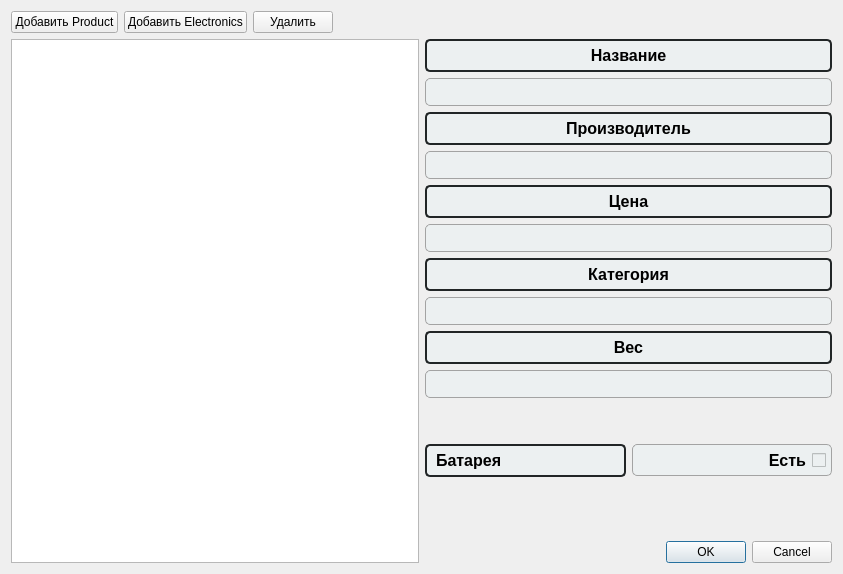
<?xml version="1.0" encoding="UTF-8"?>
<ui version="4.0">
 <class>EditDialog</class>
 <widget class="QDialog" name="EditDialog">
  <property name="geometry">
   <rect>
    <x>0</x>
    <y>0</y>
    <width>843</width>
    <height>574</height>
   </rect>
  </property>
  <property name="windowTitle">
   <string>Dialog</string>
  </property>
  <layout class="QVBoxLayout" name="verticalLayout_4">
   <item>
    <layout class="QHBoxLayout" name="horizontalLayout_2">
     <item>
      <widget class="QPushButton" name="addProduct">
       <property name="text">
        <string>Добавить Product</string>
       </property>
       <property name="icon">
        <iconset theme="QIcon::ThemeIcon::ListAdd"/>
       </property>
      </widget>
     </item>
     <item>
      <widget class="QPushButton" name="addElectronics">
       <property name="text">
        <string>Добавить Electronics</string>
       </property>
       <property name="icon">
        <iconset theme="QIcon::ThemeIcon::ListAdd"/>
       </property>
      </widget>
     </item>
     <item>
      <widget class="QPushButton" name="delete_2">
       <property name="text">
        <string>Удалить</string>
       </property>
       <property name="icon">
        <iconset theme="QIcon::ThemeIcon::EditDelete"/>
       </property>
      </widget>
     </item>
     <item>
      <spacer name="horizontalSpacer">
       <property name="orientation">
        <enum>Qt::Orientation::Horizontal</enum>
       </property>
       <property name="sizeHint" stdset="0">
        <size>
         <width>40</width>
         <height>20</height>
        </size>
       </property>
      </spacer>
     </item>
    </layout>
   </item>
   <item>
    <layout class="QHBoxLayout" name="horizontalLayout">
     <item>
      <layout class="QVBoxLayout" name="verticalLayout">
       <item>
        <widget class="QListWidget" name="listWidget"/>
       </item>
      </layout>
     </item>
     <item>
      <layout class="QVBoxLayout" name="verticalLayout_3">
       <item>
        <layout class="QVBoxLayout" name="verticalLayout_5">
         <item>
          <widget class="QLabel" name="labelName">
           <property name="font">
            <font>
             <family>Arial</family>
             <pointsize>-1</pointsize>
             <italic>false</italic>
             <bold>true</bold>
            </font>
           </property>
           <property name="styleSheet">
            <string notr="true">QLabel {
    color: #000000;               /* Цвет текста */
    font: bold 16px Arial;       /* Шрифт и размер */
    border: 2px solid #212526;   /* Рамка */
    border-radius: 5px;          /* Скругление углов */
	padding: 5px;				 /* Внутренний отступ */
    background-color: #ecf0f1;   /* Цвет фона */
}
</string>
           </property>
           <property name="text">
            <string>Название</string>
           </property>
           <property name="alignment">
            <set>Qt::AlignmentFlag::AlignCenter</set>
           </property>
          </widget>
         </item>
         <item>
          <widget class="QLineEdit" name="lineEditName">
           <property name="styleSheet">
            <string notr="true">QLineEdit {
    color: #000000;                /* Цвет текста */
    background-color: #ecf0f1;     /* Цвет фона */
    border: 1px solid #a3a3a3;     /* Рамка */
    border-radius: 5px;            /* Скругление углов */
    padding: 5px;                  /* Внутренние отступы */
    font: 14px &quot;Arial&quot;;            /* Шрифт и размер */
}</string>
           </property>
           <property name="alignment">
            <set>Qt::AlignmentFlag::AlignCenter</set>
           </property>
          </widget>
         </item>
        </layout>
       </item>
       <item>
        <layout class="QVBoxLayout" name="verticalLayout_6">
         <item>
          <widget class="QLabel" name="labelManufacor">
           <property name="font">
            <font>
             <family>Arial</family>
             <pointsize>-1</pointsize>
             <italic>false</italic>
             <bold>true</bold>
            </font>
           </property>
           <property name="styleSheet">
            <string notr="true">QLabel {
    color: #000000;               /* Цвет текста */
    font: bold 16px Arial;       /* Шрифт и размер */
    border: 2px solid #212526;   /* Рамка */
    border-radius: 5px;          /* Скругление углов */
	padding: 5px;				 /* Внутренний отступ */
    background-color: #ecf0f1;   /* Цвет фона */
}</string>
           </property>
           <property name="text">
            <string>Производитель</string>
           </property>
           <property name="alignment">
            <set>Qt::AlignmentFlag::AlignCenter</set>
           </property>
          </widget>
         </item>
         <item>
          <widget class="QLineEdit" name="lineEditManufactor">
           <property name="styleSheet">
            <string notr="true">QLineEdit {
    color: #000000;                /* Цвет текста */
    background-color: #ecf0f1;     /* Цвет фона */
    border: 1px solid #a3a3a3;     /* Рамка */
    border-radius: 5px;            /* Скругление углов */
    padding: 5px;                  /* Внутренние отступы */
    font: 14px &quot;Arial&quot;;            /* Шрифт и размер */
}</string>
           </property>
           <property name="alignment">
            <set>Qt::AlignmentFlag::AlignCenter</set>
           </property>
          </widget>
         </item>
        </layout>
       </item>
       <item>
        <layout class="QVBoxLayout" name="verticalLayout_7">
         <item>
          <widget class="QLabel" name="labelPrice">
           <property name="font">
            <font>
             <family>Arial</family>
             <pointsize>-1</pointsize>
             <italic>false</italic>
             <bold>true</bold>
            </font>
           </property>
           <property name="styleSheet">
            <string notr="true">QLabel {
    color: #000000;               /* Цвет текста */
    font: bold 16px Arial;       /* Шрифт и размер */
    border: 2px solid #212526;   /* Рамка */
    border-radius: 5px;          /* Скругление углов */
	padding: 5px;				 /* Внутренний отступ */
    background-color: #ecf0f1;   /* Цвет фона */
}</string>
           </property>
           <property name="text">
            <string>Цена</string>
           </property>
           <property name="alignment">
            <set>Qt::AlignmentFlag::AlignCenter</set>
           </property>
          </widget>
         </item>
         <item>
          <widget class="QLineEdit" name="lineEditPrice">
           <property name="styleSheet">
            <string notr="true">QLineEdit {
    color: #000000;                /* Цвет текста */
    background-color: #ecf0f1;     /* Цвет фона */
    border: 1px solid #a3a3a3;     /* Рамка */
    border-radius: 5px;            /* Скругление углов */
    padding: 5px;                  /* Внутренние отступы */
    font: 14px &quot;Arial&quot;;            /* Шрифт и размер */
}</string>
           </property>
           <property name="alignment">
            <set>Qt::AlignmentFlag::AlignCenter</set>
           </property>
          </widget>
         </item>
        </layout>
       </item>
       <item>
        <layout class="QVBoxLayout" name="verticalLayout_8">
         <item>
          <widget class="QLabel" name="labelCategory">
           <property name="font">
            <font>
             <family>Arial</family>
             <pointsize>-1</pointsize>
             <italic>false</italic>
             <bold>true</bold>
            </font>
           </property>
           <property name="styleSheet">
            <string notr="true">QLabel {
    color: #000000;               /* Цвет текста */
    font: bold 16px Arial;       /* Шрифт и размер */
    border: 2px solid #212526;   /* Рамка */
    border-radius: 5px;          /* Скругление углов */
	padding: 5px;				 /* Внутренний отступ */
    background-color: #ecf0f1;   /* Цвет фона */
}</string>
           </property>
           <property name="text">
            <string>Категория</string>
           </property>
           <property name="alignment">
            <set>Qt::AlignmentFlag::AlignCenter</set>
           </property>
          </widget>
         </item>
         <item>
          <widget class="QLineEdit" name="lineEditCategory">
           <property name="styleSheet">
            <string notr="true">QLineEdit {
    color: #000000;                /* Цвет текста */
    background-color: #ecf0f1;     /* Цвет фона */
    border: 1px solid #a3a3a3;     /* Рамка */
    border-radius: 5px;            /* Скругление углов */
    padding: 5px;                  /* Внутренние отступы */
    font: 14px &quot;Arial&quot;;            /* Шрифт и размер */
}</string>
           </property>
           <property name="alignment">
            <set>Qt::AlignmentFlag::AlignCenter</set>
           </property>
          </widget>
         </item>
        </layout>
       </item>
       <item>
        <layout class="QVBoxLayout" name="verticalLayout_10">
         <item>
          <widget class="QLabel" name="labelWeight">
           <property name="font">
            <font>
             <family>Arial</family>
             <pointsize>-1</pointsize>
             <italic>false</italic>
             <bold>true</bold>
            </font>
           </property>
           <property name="styleSheet">
            <string notr="true">QLabel {
    color: #000000;               /* Цвет текста */
    font: bold 16px Arial;       /* Шрифт и размер */
    border: 2px solid #212526;   /* Рамка */
    border-radius: 5px;          /* Скругление углов */
	padding: 5px;				 /* Внутренний отступ */
    background-color: #ecf0f1;   /* Цвет фона */
}</string>
           </property>
           <property name="text">
            <string>Вес</string>
           </property>
           <property name="alignment">
            <set>Qt::AlignmentFlag::AlignCenter</set>
           </property>
          </widget>
         </item>
         <item>
          <widget class="QLineEdit" name="lineEditWeight">
           <property name="styleSheet">
            <string notr="true">QLineEdit {
    color: #000000;                /* Цвет текста */
    background-color: #ecf0f1;     /* Цвет фона */
    border: 1px solid #a3a3a3;     /* Рамка */
    border-radius: 5px;            /* Скругление углов */
    padding: 5px;                  /* Внутренние отступы */
    font: 14px &quot;Arial&quot;;            /* Шрифт и размер */
}</string>
           </property>
           <property name="alignment">
            <set>Qt::AlignmentFlag::AlignCenter</set>
           </property>
          </widget>
         </item>
         <item>
          <spacer name="verticalSpacer_2">
           <property name="orientation">
            <enum>Qt::Orientation::Vertical</enum>
           </property>
           <property name="sizeHint" stdset="0">
            <size>
             <width>20</width>
             <height>40</height>
            </size>
           </property>
          </spacer>
         </item>
        </layout>
       </item>
       <item>
        <layout class="QHBoxLayout" name="horizontalLayout_3">
         <item>
          <widget class="QLabel" name="labelBattery">
           <property name="font">
            <font>
             <family>Arial</family>
             <pointsize>-1</pointsize>
             <italic>false</italic>
             <bold>true</bold>
            </font>
           </property>
           <property name="styleSheet">
            <string notr="true">QLabel {
    color: #000000;               /* Цвет текста */
    font: bold 16px Arial;       /* Шрифт и размер */
    border: 2px solid #212526;   /* Рамка */
    border-radius: 5px;          /* Скругление углов */
	padding: 5px;				 /* Внутренний отступ */
    background-color: #ecf0f1;   /* Цвет фона */
}</string>
           </property>
           <property name="text">
            <string>Батарея</string>
           </property>
           <property name="alignment">
            <set>Qt::AlignmentFlag::AlignLeading|Qt::AlignmentFlag::AlignLeft|Qt::AlignmentFlag::AlignVCenter</set>
           </property>
          </widget>
         </item>
         <item>
          <widget class="QCheckBox" name="checkBoxBattery">
           <property name="font">
            <font>
             <family>Arial</family>
             <pointsize>-1</pointsize>
             <italic>false</italic>
             <bold>true</bold>
            </font>
           </property>
           <property name="focusPolicy">
            <enum>Qt::FocusPolicy::StrongFocus</enum>
           </property>
           <property name="toolTip">
            <UInt>0</UInt>
           </property>
           <property name="layoutDirection">
            <enum>Qt::LayoutDirection::RightToLeft</enum>
           </property>
           <property name="autoFillBackground">
            <bool>false</bool>
           </property>
           <property name="styleSheet">
            <string notr="true">QCheckBox {
    color: #000000;               /* Цвет текста */
    font: bold 16px Arial;       /* Шрифт и размер */
    border: 1px solid #a3a3a3;   /* Рамка */
    border-radius: 5px;          /* Скругление углов */
	padding: 5px;				 /* Внутренний отступ */
    background-color: #ecf0f1;   /* Цвет фона */
}</string>
           </property>
           <property name="text">
            <string>Есть</string>
           </property>
           <property name="icon">
            <iconset theme="QIcon::ThemeIcon::Battery"/>
           </property>
          </widget>
         </item>
        </layout>
       </item>
       <item>
        <spacer name="verticalSpacer">
         <property name="orientation">
          <enum>Qt::Orientation::Vertical</enum>
         </property>
         <property name="sizeHint" stdset="0">
          <size>
           <width>20</width>
           <height>40</height>
          </size>
         </property>
        </spacer>
       </item>
       <item>
        <widget class="QDialogButtonBox" name="buttonBox">
         <property name="standardButtons">
          <set>QDialogButtonBox::StandardButton::Cancel|QDialogButtonBox::StandardButton::Ok</set>
         </property>
        </widget>
       </item>
      </layout>
     </item>
    </layout>
   </item>
  </layout>
 </widget>
 <resources/>
 <connections>
  <connection>
   <sender>buttonBox</sender>
   <signal>accepted()</signal>
   <receiver>EditDialog</receiver>
   <slot>accept()</slot>
   <hints>
    <hint type="sourcelabel">
     <x>549</x>
     <y>442</y>
    </hint>
    <hint type="destinationlabel">
     <x>369</x>
     <y>234</y>
    </hint>
   </hints>
  </connection>
  <connection>
   <sender>buttonBox</sender>
   <signal>rejected()</signal>
   <receiver>EditDialog</receiver>
   <slot>reject()</slot>
   <hints>
    <hint type="sourcelabel">
     <x>549</x>
     <y>442</y>
    </hint>
    <hint type="destinationlabel">
     <x>369</x>
     <y>234</y>
    </hint>
   </hints>
  </connection>
 </connections>
</ui>
